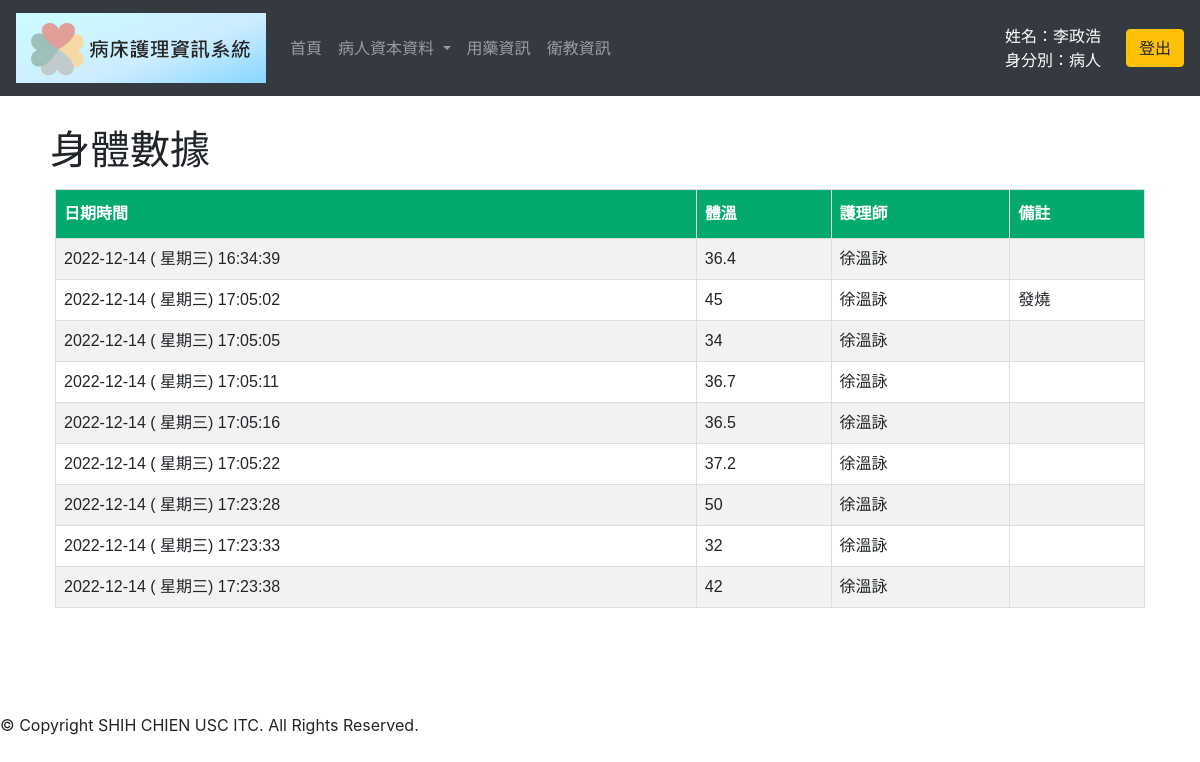
Page /patient_bodydata2.php (signed in) on the committed database.
### tables this page shows
CREATE TABLE `body_data` (
  `id_number` varchar(255) DEFAULT NULL,
  `m_date` varchar(255) NOT NULL,
  `T` double DEFAULT NULL,
  `m_name` varchar(255) DEFAULT NULL,
  `remark` varchar(255) DEFAULT NULL
);

CREATE TABLE `patient_admission_info` (
  `id_number` varchar(255) NOT NULL,
  `ward_no` int(11) DEFAULT NULL,
  `r1` varchar(255) DEFAULT NULL,
  `bed_no` int(11) DEFAULT NULL,
  `r2` varchar(255) DEFAULT NULL,
  `phone_no` varchar(255) DEFAULT NULL,
  `r3` varchar(255) DEFAULT NULL,
  `address` varchar(255) DEFAULT NULL,
  `r4` varchar(255) DEFAULT NULL,
  `emergency_contact` varchar(255) DEFAULT NULL,
  `r5` varchar(255) DEFAULT NULL,
  `emergency_contact_no` varchar(255) DEFAULT NULL,
  `r6` varchar(255) DEFAULT NULL,
  `hospitalization_date` varchar(255) DEFAULT NULL,
  `r7` varchar(255) DEFAULT NULL,
  `observation_time` varchar(255) DEFAULT NULL,
  `r8` varchar(255) DEFAULT NULL,
  `attending_physician` varchar(255) DEFAULT NULL,
  `r9` varchar(255) DEFAULT NULL,
  `nurse` varchar(255) DEFAULT NULL,
  `r10` varchar(255) DEFAULT NULL,
  `current_condition` varchar(255) DEFAULT NULL,
  `r11` varchar(255) DEFAULT NULL,
  `transaction_info` varchar(255) DEFAULT NULL
);

### patient_bodydata2.php (the view, shortened to what this page needs)
<?php
  try {
    $conn = new PDO("mysql:host=localhost;dbname=access_test", "root", "");
    $stmt = $conn ->prepare("SELECT nurse FROM patient_admission_info WHERE id_number='".$_SESSION['id_number']."'");
    $stmt-> execute();
    $nurse = $stmt->fetchAll()[0][0];
    $stmt = $conn->prepare("SELECT * FROM body_data WHERE id_number='".$_SESSION['id_number']."'");
    $stmt->execute();
    $result = $stmt->fetchAll();
  } catch (PDOException $e) {
    echo "資料庫連結失敗! 錯誤訊息為 " . $e->getMessage();
  }
?>
<!DOCTYPE html>
<html lang="en">
<head>
  <link rel="stylesheet" href="https://cdn.jsdelivr.net/npm/bootstrap@4.6.1/dist/css/bootstrap.min.css">
</head>
<body>
  <nav class="navbar navbar-expand-sm bg-dark navbar-dark static-top" style="margin-bottom: 30px;">
    <a class="navbar-brand" href="patient_main.php">
      <img src="./images/topic.png" alt="logo" style="width:250px;">
    </a>
    <ul class="navbar-nav mr-auto">
      <li class="nav-item">
        <a class="nav-link" href="patient_main.php">首頁</a>
      </li>
      <li class="nav-item dropdown">
        <a class="nav-link dropdown-toggle" href="#" id="navbardrop" data-toggle="dropdown">
          病人資本資料
        </a>
      </li>
      <li class="nav-item">
        <a class="nav-link" href="patient_med_time.php">用藥資訊</a>
      </li>
      <li class="nav-item">
        <a class="nav-link" href="patient_health_education.php">衛教資訊</a>
      </li>
    </ul>
    <div style="margin-right:10px ;text-align:right; color:white;" class="col-xs-12 col-md-2">
      <?php
        $name = $_SESSION["name"];
        $identity = $_SESSION["identity"];
        echo "姓名：" . $name . "<br>身分別：" . $identity ;
      ?>
    </div>
    <form  id="login" method="POST" action="logout.php">
      <input class="btn btn-warning" type="submit" value="登出">
    </form>
  </nav>
  <h1 style="margin: 10px 50px;">身體數據</h1>
  <div class="border_1">
    <table id="info">
      <tr>
        <th>日期時間</th>
        <th>體溫</th>
        <th>護理師</th>
        <th>備註</th>
      </tr>
      <?php
      foreach ($result as $row) {
        echo "<tr><td>" . $row['m_date'] . "</td><td>" . $row['T'] . "</td><td>" . $nurse . "</td><td>" . $row['remark'] . "</td></tr>";
      }
      ?>
    </table>
  </div>
  <div>
    <div>
      <p>
        © Copyright SHIH CHIEN USC ITC. All Rights Reserved.
      </p>
    </div>
  </div>
</body>
</html>

### patient_bodydata2.php (style rules this page uses)
.border_1 { margin-bottom: 100px; margin-left: 50px; margin-right: 50px; border-width: 3px; border-style: none; border-color: black; padding: 5px; }
#info { font-family: Arial, Helvetica, sans-serif; border-collapse: collapse; width: 100%; }
#info td, #info th { border: 1px solid #ddd; padding: 8px; }
#info tr:nth-child(even) { background-color: #f2f2f2; }
#info th { padding-top: 12px; padding-bottom: 12px; text-align: left; background-color: #04AA6D; color: white; }

### rows in the picture
body_data: m_date "2022-12-14 ( 星期三) 16:34:39", T "36.4"
patient_admission_info: nurse "徐溫詠"
body_data: m_date "2022-12-14 ( 星期三) 17:05:02", T "45", remark "發燒"
body_data: m_date "2022-12-14 ( 星期三) 17:05:05", T "34"
body_data: m_date "2022-12-14 ( 星期三) 17:05:11", T "36.7"
body_data: m_date "2022-12-14 ( 星期三) 17:05:16", T "36.5"
body_data: m_date "2022-12-14 ( 星期三) 17:05:22", T "37.2"
body_data: m_date "2022-12-14 ( 星期三) 17:23:28", T "50"
body_data: m_date "2022-12-14 ( 星期三) 17:23:33", T "32"
body_data: m_date "2022-12-14 ( 星期三) 17:23:38", T "42"

### other values in the picture
$name "李政浩"
$identity "病人"
